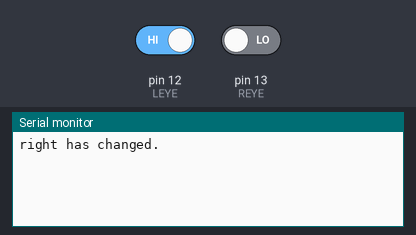
A sketch run on a simulated Arduino Uno, built with avr-gcc and run on an emulated ATmega328P. Shown: the last lines printed to the serial monitor. Inputs (shaded band) come from the test bench; at power-on: pin 12 (LEYE) HIGH, pin 13 (REYE) LOW.

Above: at 1.8 s.
1.9 s: pin 12 (LEYE) driven LOW
At 2.4 s:
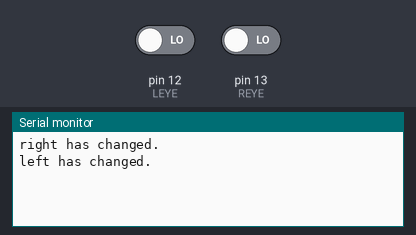
3.5 s: pin 12 (LEYE) driven HIGH and pin 13 (REYE) driven HIGH
At 5.2 s:
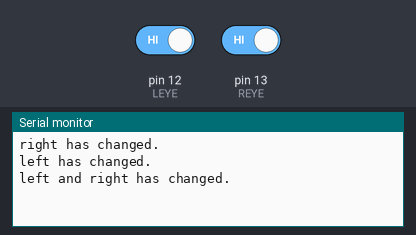

The sketch:

lab2demo.ino
```cpp
//"You didn't update the sensor definitions!"
// CHANGE THESE TO MATCH YOUR WIRING, THEN DELETE THE PREVIOUS "#error" LINE
const int LEYE = 12;
const int REYE = 13;
bool L_PREV = true;
bool R_PREV = true;

void setup() {
  Serial.begin(9600);

  pinMode( LEYE, INPUT );
  pinMode( REYE, INPUT );
}

void loop() {

  if( digitalRead( LEYE ) != L_PREV && digitalRead( REYE ) == R_PREV){
    Serial.println("left has changed. ");
    L_PREV = digitalRead(LEYE);
  } else if(digitalRead( LEYE ) == L_PREV && digitalRead( REYE ) != R_PREV){
    Serial.println("right has changed.");
    R_PREV = digitalRead(REYE);
  } else if(digitalRead( LEYE ) != L_PREV && digitalRead( REYE ) != R_PREV){
    Serial.println("left and right has changed.");
    L_PREV = digitalRead(LEYE);
    R_PREV = digitalRead(REYE);
  }

  delay(1000);
}
```

Measured:
- after the input at 1.9 s, the serial monitor: prints a new line after 0.10 s (image 1)
- after the input at 3.5 s, the serial monitor: prints a new line after 0.50 s (image 2)
